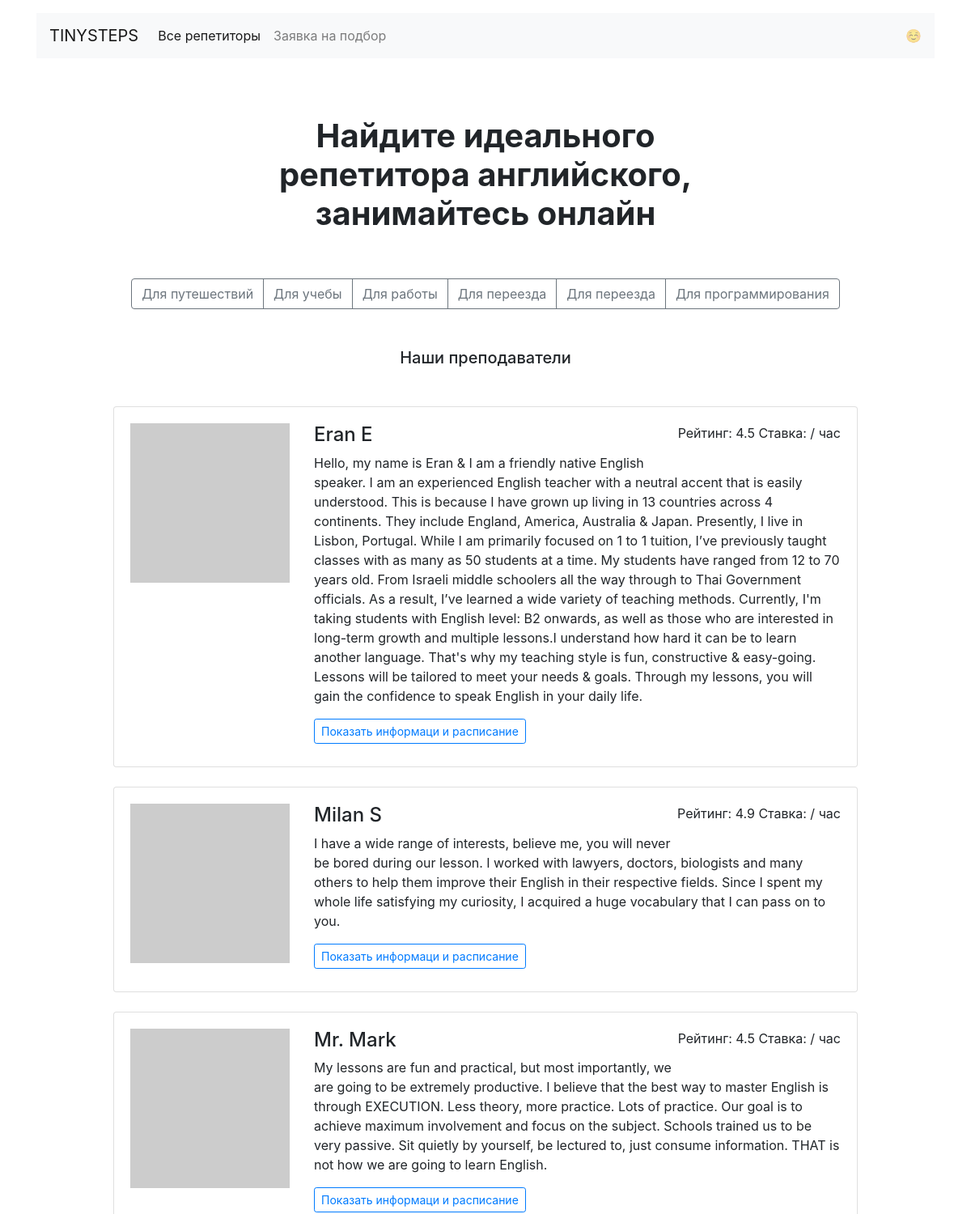
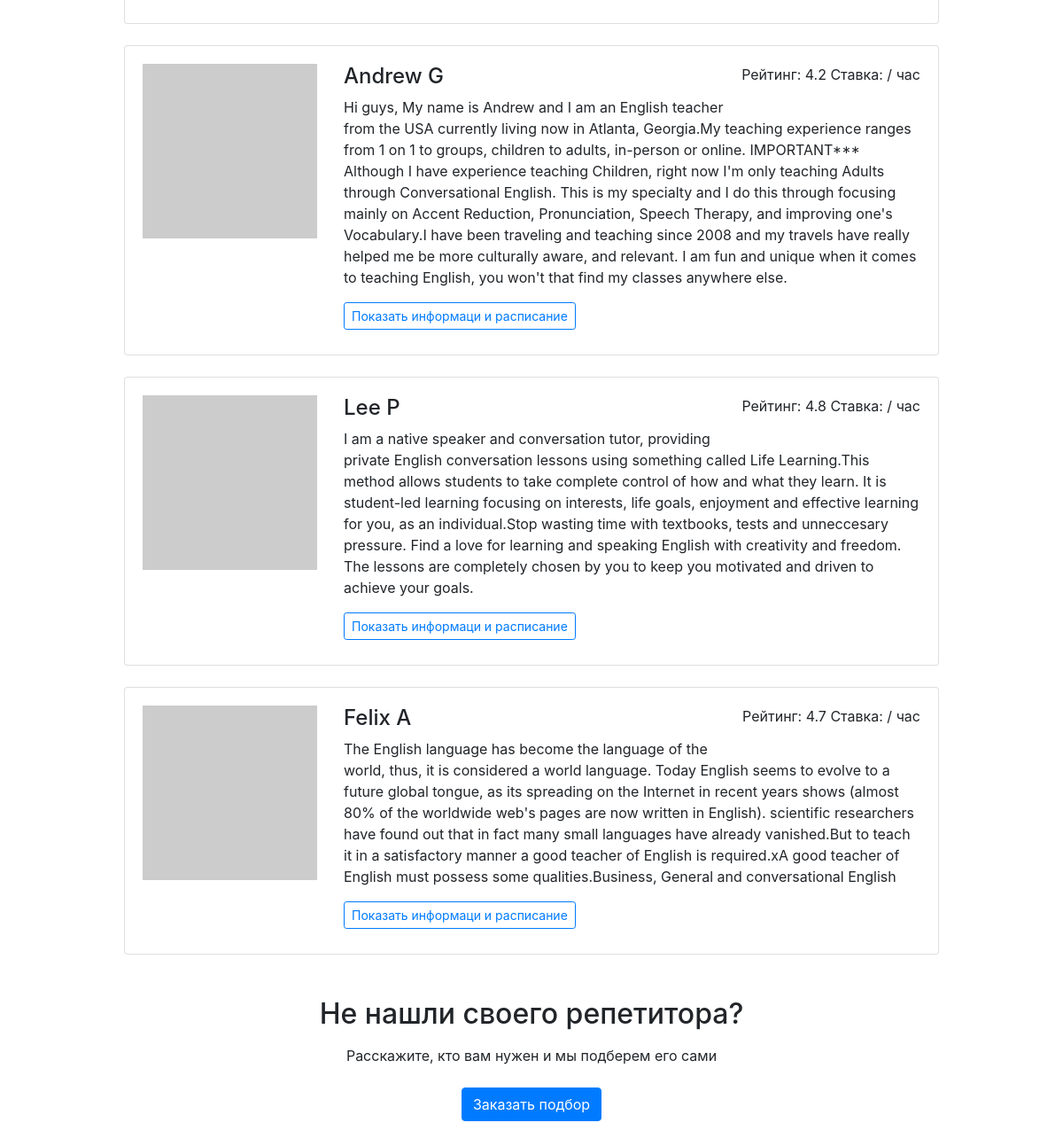
The page / on the database its author committed (2 pictures, top to bottom).
### models.py (models this page shows)
class Teacher(db.Model):
    __tablename__ = "teachers"
    id = db.Column(db.Integer, primary_key = True)
    name = db.Column(db.String)
    about = db.Column(db.String)
    rating = db.Column(db.Float)
    picture = db.Column(db.String)
    goals = db.Column(db.String)
    free = db.Column(db.String)
    lessons = db.relationship("Booking")

### app.py (the view)
@app.route("/")
def first():
    data = db.session.query(Teacher).all()
    maximum = len(data) - 1
    id_list = []
    if maximum <= 5:
        for i in range(maximum + 1):
            id_list.append(i)
    else:
        for i in range (6):
             while True:
                tmp = randint(1, maximum)
                if tmp not in id_list:
                    id_list.append(tmp)
                    break
    return render_template("index.html", form = data, goals = goals, id_list = id_list)

### templates/index.html
{% extends 'base.html' %}
{% block container %}
  <main class="container mt-3 mb-5">
    <section>
    <h1 class="h1 text-center mx-auto mt-4 py-5"><strong>Найдите идеального <br>репетитора английского, <br>занимайтесь онлайн</strong></h1>
    <div class="text-center mb-5">
      <div class="btn-group mx-auto mb-0" role="group" aria-label="Basic example">
        {% for key, value in goals.items() %}
        <a href="/goals/{{ key }}" class="btn btn-outline-secondary">{{ value }}</a>
        {% endfor %}
      </div>
    </div>
    <h2 class="h5 text-center mb-5">Наши преподаватели</h2>
    <div class="row">
      <div class="col-12 col-lg-10 offset-lg-1 m-auto">
        {% for i in id_list %}
        <div class="card mb-4">
          <div class="card-body">
            <div class="row">
              <div class="col-3"><img src="{{ form[i].picture }}" class="img-fluid" alt=""></div>
              <div class="col-9">
                <p class="float-right">Рейтинг: {{ form[i].rating }} Ставка: {{ form[i].price }} / час</p>
                <h2 class="h4">{{ form[i].name }}</h2>
                <p>{{ form[i].about }}</p>
                <a href="/profiles/{{ form[i].id }}/" class="btn btn-outline-primary btn-sm mr-3 mb-2">Показать информаци и расписание</a>
              </div>
            </div>
          </div>
        </div>
        {% endfor %}
    <h2 class="text-center mt-5 mb-3">Не нашли своего репетитора?</h2>
    <p class="text-center mb-4">Расскажите, кто вам нужен и мы подберем его сами</p>
    <div class="text-center pb-5">
        <a href="" class="btn btn-primary">Заказать подбор</a>
    </div>
  </main>
{% endblock %}

### templates/base.html (shortened to what this page needs)
<!DOCTYPE html>
<html lang="ru">
<head>
  <link rel="stylesheet" href="https://stackpath.bootstrapcdn.com/bootstrap/4.3.1/css/bootstrap.min.css">
</head>
<body>
  <header class="container mt-3">
    <nav class="navbar navbar-expand-lg navbar-light bg-light">
      <a class="navbar-brand" href="/">TINYSTEPS</a>
      <div class="collapse navbar-collapse" id="navbarNav">
        <ul class="navbar-nav">
          <li class="nav-item active">
            <a class="nav-link" href="/profiles/">Все репетиторы</a>
          </li>
          <li class="nav-item">
            <a class="nav-link" href="/request/">Заявка на подбор</a>
          </li>
        </ul>
      </div>
      <span class="navbar-text d-sm-none d-lg-block">
        ☺️
      </span>
    </nav>
  </header>
  {% block container %} {% endblock %}
  </body>
</html>

### rows shown on the page
Teacher: rating "4.5", name "Eran E", about "Hello, my name is Eran & I am a friendly native English speaker. I am an experienced English teacher with a neutral accent that is easily understood. This is because I have grown up living in 13 countries across 4 continents. They include England, America, Australia & Japan. Presently, I live in Lisbon, Portugal. While I am primarily focused on 1 to 1 tuition, I’ve previously taught classes with as many as 50 students at a time. My students have ranged from 12 to 70 years old. From Israeli middle schoolers all the way through to Thai Government officials. As a result, I’ve learned a wide variety of teaching methods. Currently, I'm taking students with English level: B2 onwards, as well as…"
Teacher: rating "4.9", name "Milan S", about "I have a wide range of interests, believe me, you will never be bored during our lesson. I worked with lawyers, doctors, biologists and many others to help them improve their English in their respective fields. Since I spent my whole life satisfying my curiosity, I acquired a huge vocabulary that I can pass on to you."
Teacher: rating "4.5", name "Mr. Mark", about "My lessons are fun and practical, but most importantly, we are going to be extremely productive. I believe that the best way to master English is through EXECUTION. Less theory, more practice. Lots of practice. Our goal is to achieve maximum involvement and focus on the subject. Schools trained us to be very passive. Sit quietly by yourself, be lectured to, just consume information. THAT is not how we are going to learn English."
Teacher: rating "4.2", name "Andrew G", about "Hi guys, My name is Andrew and I am an English teacher from the USA currently living now in Atlanta, Georgia.My teaching experience ranges from 1 on 1 to groups, children to adults, in-person or online. IMPORTANT*** Although I have experience teaching Children, right now I'm only teaching Adults through Conversational English. This is my specialty and I do this through focusing mainly on Accent Reduction, Pronunciation, Speech Therapy, and improving one's Vocabulary.I have been traveling and teaching since 2008 and my travels have really helped me be more culturally aware, and relevant. I am fun and unique when it comes to teaching English, you won't that find my classes anywhere else."
Teacher: rating "4.8", name "Lee P", about "I am a native speaker and conversation tutor, providing private English conversation lessons using something called Life Learning.This method allows students to take complete control of how and what they learn. It is student-led learning focusing on interests, life goals, enjoyment and effective learning for you, as an individual.Stop wasting time with textbooks, tests and unneccesary pressure. Find a love for learning and speaking English with creativity and freedom. The lessons are completely chosen by you to keep you motivated and driven to achieve your goals."
Teacher: rating "4.7", name "Felix A", about "The English language has become the language of the world, thus, it is considered a world language. Today English seems to evolve to a future global tongue, as its spreading on the Internet in recent years shows (almost 80% of the worldwide web's pages are now written in English). scientific researchers have found out that in fact many small languages have already vanished.But to teach it in a satisfactory manner a good teacher of English is required.xA good teacher of English must possess some qualities.Business, General and conversational English"

### other values the page prints
{{ value }} "Для путешествий" "Для учебы" "Для работы" "Для переезда" "Для переезда" "Для программирования"
